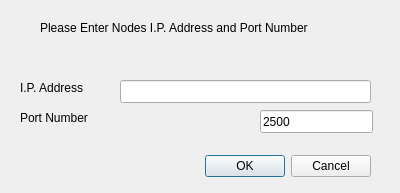
<?xml version="1.0" encoding="UTF-8"?>
<ui version="4.0">
 <class>AddressDialog</class>
 <widget class="QDialog" name="AddressDialog">
  <property name="geometry">
   <rect>
    <x>0</x>
    <y>0</y>
    <width>400</width>
    <height>193</height>
   </rect>
  </property>
  <property name="windowTitle">
   <string>Dialog</string>
  </property>
  <widget class="QDialogButtonBox" name="buttonBox">
   <property name="geometry">
    <rect>
     <x>30</x>
     <y>150</y>
     <width>341</width>
     <height>32</height>
    </rect>
   </property>
   <property name="orientation">
    <enum>Qt::Horizontal</enum>
   </property>
   <property name="standardButtons">
    <set>QDialogButtonBox::Cancel|QDialogButtonBox::Ok</set>
   </property>
  </widget>
  <widget class="QLabel" name="label">
   <property name="geometry">
    <rect>
     <x>40</x>
     <y>20</y>
     <width>341</width>
     <height>16</height>
    </rect>
   </property>
   <property name="text">
    <string>Please Enter Nodes I.P. Address and Port Number</string>
   </property>
  </widget>
  <widget class="QLabel" name="label_2">
   <property name="geometry">
    <rect>
     <x>20</x>
     <y>80</y>
     <width>81</width>
     <height>16</height>
    </rect>
   </property>
   <property name="text">
    <string>I.P. Address</string>
   </property>
  </widget>
  <widget class="QLabel" name="label_3">
   <property name="geometry">
    <rect>
     <x>20</x>
     <y>110</y>
     <width>81</width>
     <height>16</height>
    </rect>
   </property>
   <property name="text">
    <string>Port Number</string>
   </property>
  </widget>
  <widget class="QLineEdit" name="ipAddress">
   <property name="geometry">
    <rect>
     <x>120</x>
     <y>80</y>
     <width>251</width>
     <height>23</height>
    </rect>
   </property>
   <property name="text">
    <string/>
   </property>
  </widget>
  <widget class="QLineEdit" name="portNumber">
   <property name="geometry">
    <rect>
     <x>260</x>
     <y>110</y>
     <width>113</width>
     <height>23</height>
    </rect>
   </property>
   <property name="text">
    <string>2500</string>
   </property>
  </widget>
 </widget>
 <resources/>
 <connections>
  <connection>
   <sender>buttonBox</sender>
   <signal>accepted()</signal>
   <receiver>AddressDialog</receiver>
   <slot>accept()</slot>
   <hints>
    <hint type="sourcelabel">
     <x>248</x>
     <y>254</y>
    </hint>
    <hint type="destinationlabel">
     <x>157</x>
     <y>274</y>
    </hint>
   </hints>
  </connection>
  <connection>
   <sender>buttonBox</sender>
   <signal>rejected()</signal>
   <receiver>AddressDialog</receiver>
   <slot>reject()</slot>
   <hints>
    <hint type="sourcelabel">
     <x>316</x>
     <y>260</y>
    </hint>
    <hint type="destinationlabel">
     <x>286</x>
     <y>274</y>
    </hint>
   </hints>
  </connection>
 </connections>
</ui>
